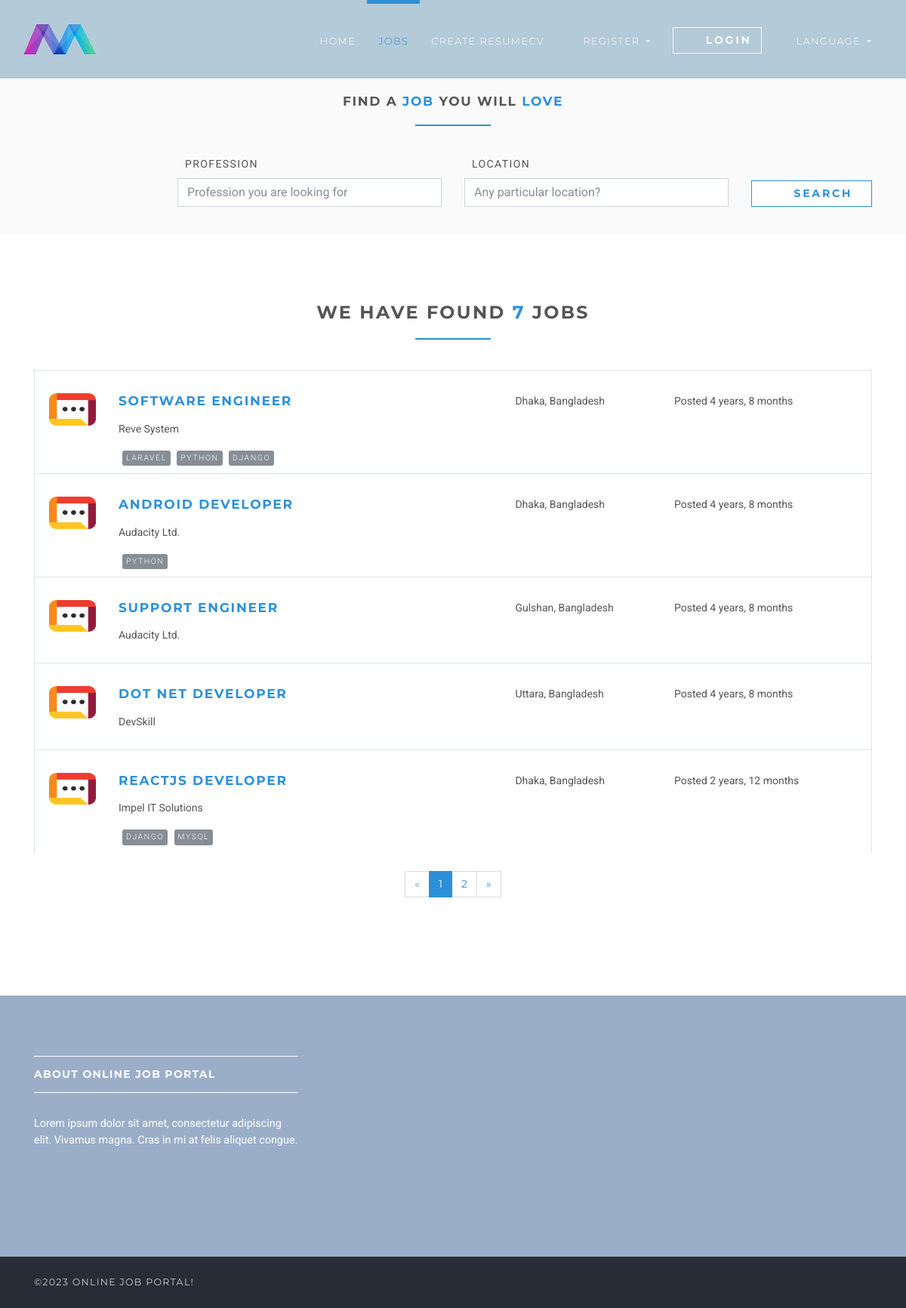
The page /en/jobs/ on the database its author committed.
### jobsapp/models.py (models this page shows, shortened)
class Job(models.Model):
    user = models.ForeignKey(User, on_delete=models.CASCADE)
    title = models.CharField(max_length=300)
    description = models.TextField()
    location = models.CharField(max_length=150)
    type = models.CharField(choices=JOB_TYPE, max_length=10)
    category = models.CharField(max_length=100)
    last_date = models.DateTimeField()
    company_name = models.CharField(max_length=100)
    company_description = models.CharField(max_length=300)
    website = models.CharField(max_length=100, default="")
    created_at = models.DateTimeField(default=timezone.now)
    filled = models.BooleanField(default=False)
    salary = models.IntegerField(default=0, blank=True)
    tags = models.ManyToManyField(Tag)
    vacancy = models.IntegerField(default=1)
    objects = JobManager()
    class Meta:
        ordering = ["id"]

### tags/models.py (models this page shows, shortened)
class Tag(models.Model):
    name = models.CharField(max_length=100)

### jobsapp/views/home.py (the view)
# urls.py: path("jobs/", JobListView.as_view(), name="jobs"),
class JobListView(ListView):
    model = Job
    template_name = "jobs/jobs.html"
    context_object_name = "jobs"
    paginate_by = 5
    def get_queryset(self):
        return self.model.objects.unfilled()
    def get_context_data(self, **kwargs):
        data = super().get_context_data(**kwargs)
        data['total_jobs'] = self.model.objects.unfilled().count()
        return data

### jobsapp/manager.py (called while the page is built)
    def unfilled(self, *args, **kwargs):
        return self.filter(filled=False, *args, **kwargs)

### templates/jobs/jobs.html (shortened to what this page needs)
{% extends 'base.html' %}
{% load static %}
{% load is_favorited %}
{% block content %}
    <section class="job-form-section job-form-section--compressed">
        <div class="container">
            <h4 class="heading">Find a <span class="accent">job </span> you will <span class="accent">love</span></h4>
            <form id="job-main-form" method="get" class="job-main-form">
                <div class="controls">
                    <div class="row align-items-end">
                        <div class="col-sm-1 col-lg-2"></div>
                        <div class="col-sm-5 col-lg-4 form-group">
                            <label for="profession">Profession</label>
                            <input type="text" id="profession" name="profession"
                                   placeholder="Profession you are looking for" class="form-control">
                        </div>
                        <div class="col-sm-5 col-lg-4 form-group">
                            <label for="location">Location</label>
                            <input type="text" id="location" name="location" placeholder="Any particular location?"
                                   value="" class="form-control">
                        </div>
                        <div class="col-sm-1 col-lg-2 form-group">
                            <button type="submit" class="btn btn-outline-white-primary job-main-form__button">
                                <i class="fa fa-search"></i> Search
                            </button>
                        </div>
                    </div>
                </div>
            </form>
        </div>
    </section>
    <section>
        <div class="container">
            <h3 class="heading">We have found <span class="accent">{{ total_jobs }}</span> jobs</h3>
            {% for job in jobs %}
                <div class="job-listing  ">
                    <div class="row">
                        <div class="col-md-12 col-lg-6">
                            <div class="row">
                                <div class="col-2">
                                    <img src="{% static 'img/company-1.png' %}"
                                         alt="company image " class="img-fluid">
                                </div>
                                <div class="col-10">
                                    <h4 class="job__title"><a
                                            href="{% url 'jobs:jobs-detail' job.id %}">{{ job.title }}</a></h4>
                                    <p class="job__company">
                                        {{ job.company_name }}
                                    </p>
                                    {% for tag in job.tags.all %}
                                        <span style="color: #ffffff;" class="badge featured-badge badge-secondary">{{ tag.name }}</span>
                                    {% endfor %}
                                </div>
                            </div>
                        </div>
                        <div class="col-10 col-md-3 col-lg-2 ml-auto">
                            <i class="fa fa-map-marker job__location"></i>
                            {{ job.location }}
                        </div>
                        <div class="col-10 col-md-3 col-lg-3 ml-auto">
                            <p>Posted {{ job.created_at|timesince }}</p>
                        </div>
                    </div>
                </div>
            {% endfor %}
            {% if is_paginated %}
                <div class="row">
                    <div class="col-md-12">
                        <nav aria-label="Page navigation example" class="d-flex justify-content-center mt-4 mb-4">
                            <ul class="pagination">
                                {% if page_obj.has_previous %}
                                    <li class="page-item">
                                        <a href="?page={{ page_obj.previous_page_number }}"
                                           class="page-link">&laquo;</a>
                                    </li>
                                {% else %}
                                    <li class="page-item disabled">
                                        <a class="page-link">&laquo;</a>
                                    </li>
                                {% endif %}
                                {% for i in page_obj.paginator.page_range %}
                                    {% if page_obj.number == i %}
                                        <li class="page-item active">
                                            <a class="page-link">{{ i }}</a>
                                        </li>
                                    {% else %}
                                        <li class="page-item">
                                            <a href="?page={{ i }}" class="page-link">{{ i }}</a>
                                        </li>
                                    {% endif %}
                                {% endfor %}
                                {% if page_obj.has_next %}
                                    <li class="page-item">
                                        <a href="?page={{ page_obj.next_page_number }}" class="page-link">&raquo;</a>
                                    </li>
                                {% else %}
                                    <li class="page-item disabled">
                                        <a class="page-link">&raquo;</a>
                                    </li>
                                {% endif %}
                            </ul>
                        </nav>
                    </div>
                </div>
            {% endif %}
        </div>
    </section>
{% endblock %}

### static/css/style.default.css (style rules this page uses)
html { height:100% }
body { height:100% }
section { position:relative;padding-top:90px;padding-bottom:90px }
button { cursor:pointer }
.heading { text-align:center;margin-bottom:40px }
.heading:after { content:" ";display:block;width:100px;height:2px;margin:20px auto 20px;background:#2b90d9 }
a,button { -webkit-transition:all .2s ease-out;transition:all .2s ease-out }
a i.fa,button i.fa { margin:0 5px }
.accent { color:#2b90d9 }
.badge { text-transform:uppercase;letter-spacing:.2em;font-weight:400;font-size:0.65rem;padding:7px }
.featured-badge { font-weight:300;border-radius:3px;margin-left:5px;padding:5px;letter-spacing:0.1rem }
.job-form-section { padding:80px 0;background:#fafafa }
.job-form-section .job-main-form { margin-bottom:40px }
.job-form-section .job-main-form label { text-transform:uppercase;letter-spacing:0.1em;margin-left:10px }
.job-form-section.job-form-section--compressed { padding:20px }
.job-form-section.job-form-section--compressed .job-main-form { margin-bottom:0 }
.job-main-form__button { margin-top:15px;display:block;width:100% }
.job-listing { border:solid 1px #dee2e6;border-bottom:none;padding-top:30px;padding-bottom:10px;padding-left:19px;padding-right:15px;clear:both;-webkit-transition:all .2s ease-out;transition:all .2s ease-out }
.job__title { margin-top:0 }
.job__location { margin-right:5px;color:#868e96 }
.btn { font-weight:700;font-family:"Montserrat",Helvetica,Arial,sans-serif;border:1px solid transparent;text-transform:uppercase;letter-spacing:0.2em;padding:.375rem .75rem;font-size:.875rem;line-height:1.5;border-radius:0;-webkit-transition:background-color 0.15s ease-in-out,border-color 0.15s ease-in-out,-webkit-box-shadow 0.15s ease-in-out;transition:background-color 0.15s ease-in-out,border-color 0.15s ease-in-out,-webkit-box-shadow 0.15s ease-in-out;transition:background-color 0.15s ease-in-out,border-color 0.15s ease-in-out,box-shadow 0.15s ease-in-out;transition:background-color 0.15s ease-in-out,border-color 0.15s ease-in-out,box-shadow 0.15s ease-in-out,-webkit-box-shadow 0.15s ease-in-out }
.btn-outline-white-primary { color:#2b90d9;background-color:#fff;background-image:none;border-color:#2b90d9 }
body { font-family:"Roboto",Helvetica,Arial,sans-serif;font-size:.875rem;font-weight:400;line-height:1.5;color:#555;background-color:#fff }
a { color:#2b90d9;text-decoration:none }
h1,h2,h3,h4,h5,h6,.h1,.h2,.h3,.h4,.box-simple h3,.box-image .name h3,.box-image-text .top .name h3,.box-image-text .top .name h4,.h5,.h6 { margin-bottom:1rem;font-family:"Montserrat",Helvetica,Arial,sans-serif;font-weight:700;line-height:1.2;color:#555;text-transform:uppercase;letter-spacing:0.1em }
h3,.h3 { font-size:1.4875rem }
h4,.h4,.box-simple h3,.box-image .name h3,.box-image-text .top .name h3,.box-image-text .top .name h4 { font-size:1.0675rem }
.page-item:first-child .page-link { border-top-left-radius:0rem;border-bottom-left-radius:0rem }
.page-item:last-child .page-link { border-top-right-radius:0rem;border-bottom-right-radius:0rem }
.page-item.active .page-link { color:#fff;background-color:#2b90d9;border-color:#2b90d9 }
.page-item.disabled .page-link { color:#868e96;background-color:#fff;border-color:#ddd }
.page-link { padding:.5rem .75rem;line-height:1.25;color:#2b90d9;background-color:#fff;border:1px solid #ddd;font-family:"Montserrat",Helvetica,Arial,sans-serif }
.badge-secondary { color:color-yiq(#868e96);background-color:#868e96 }
.form-control { padding:.375rem .75rem;font-size:1rem;line-height:1.5;color:#868e96;background-color:#fff;border:1px solid #ced4da;border-radius:0;-webkit-transition:border-color ease-in-out 0.15s,-webkit-box-shadow ease-in-out 0.15s;transition:border-color ease-in-out 0.15s,-webkit-box-shadow ease-in-out 0.15s;transition:border-color ease-in-out 0.15s,box-shadow ease-in-out 0.15s;transition:border-color ease-in-out 0.15s,box-shadow ease-in-out 0.15s,-webkit-box-shadow ease-in-out 0.15s }
.form-control::placeholder { color:#868e96 }

### rows shown on the page
Job: title "SOFTWARE ENGINEER", company_name "Reve System", location "Dhaka, Bangladesh", created_at "4 years, 8 months"
Tag: name "LARAVEL"
Tag: name "PYTHON"
Tag: name "DJANGO"
Job: title "ANDROID DEVELOPER", company_name "Audacity Ltd.", location "Dhaka, Bangladesh", created_at "4 years, 8 months"
Job: title "SUPPORT ENGINEER", company_name "Audacity Ltd.", location "Gulshan, Bangladesh", created_at "4 years, 8 months"
Job: title "DOT NET DEVELOPER", company_name "DevSkill", location "Uttara, Bangladesh", created_at "4 years, 8 months"
Job: title "REACTJS DEVELOPER", company_name "Impel IT Solutions", location "Dhaka, Bangladesh", created_at "2 years, 12 months"
Tag: name "MYSQL"

### other values the page prints
{{ total_jobs }} "7"
{{ i }} "1"
{{ i }} "2"
